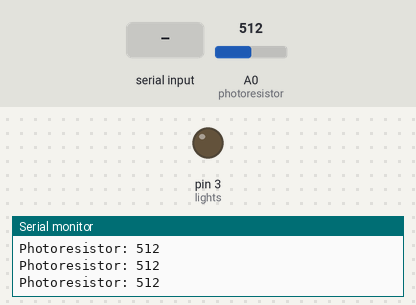
A sketch run on a simulated Arduino Uno, built with avr-gcc and run on an emulated ATmega328P. Parts: output pins drawn as LEDs (lit = HIGH), the last lines printed to the serial monitor. Inputs (shaded band) come from the test bench; at power-on: A0 (photoresistor) = 512.

Above: at 1.2 s.
1.3 s: A0 (photoresistor) set to 22
4.3 s: A0 (photoresistor) set to 18
At 5.1 s:
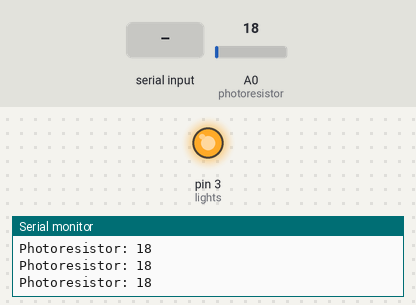
5.8 s: "90,45\n" received over Serial
At 7.1 s:
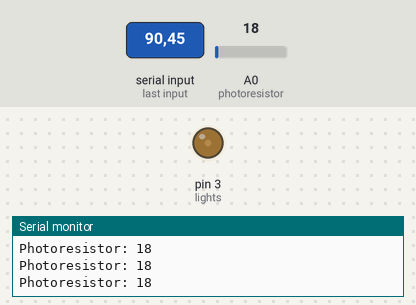
8.8 s: "30,150\n" received over Serial
At 10.5 s:
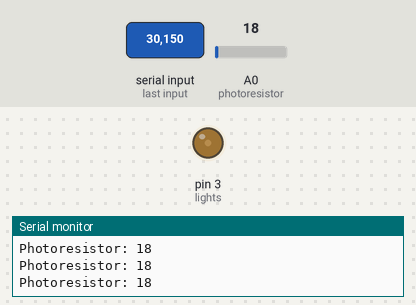
11.8 s: "5\n" received over Serial
At 13.8 s:
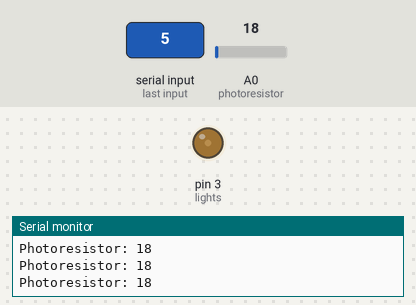
14.8 s: "200\n" received over Serial
At 17.2 s:
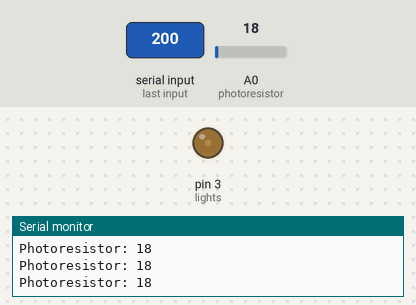
Timing chart, 0 to 18.7 s (numbered marks = the images above; inputs shaded):
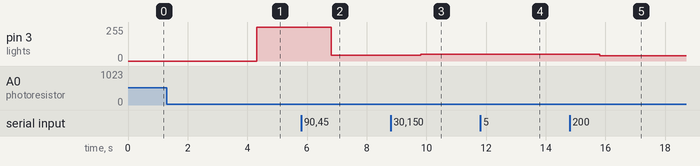

Measured:
- the behaviour switches between 21 and 20 on A0 (photoresistor) (found by bisection; images 0 and 1)
- after the input at 4.3 s, pin 3 (lights): 0/255 → 255/255 at once
- after the input at 5.8 s, pin 3 (lights): 255/255 → 45/255 after 1.0 s
- after the input at 8.8 s, pin 3 (lights): 45/255 → 49/255 after 1.0 s
- after the input at 11.8 s, pin 3 (lights): 49/255 → 50/255 after 1.0 s
- after the input at 14.8 s, pin 3 (lights): 50/255 → 39/255 after 1.0 s

The sketch:

ElectricalArduino.ino
```cpp
/*Joshua Liu
Arduino - Python Electrical
*/
#define photoresistor A0

String message = "";
int brightness = 0;
int lights = 3;

bool isDark = false;

void setup() {
  Serial.begin(9600);
  pinMode(photoresistor, INPUT);
  pinMode(lights, OUTPUT);
  digitalWrite(lights, LOW);
}

void loop() {
  Serial.println("Photoresistor: " + String(analogRead(photoresistor)));
  if(analogRead(photoresistor) <= 20){
    if (!isDark){
      digitalWrite(lights, HIGH);
      isDark = true;
    }
  }else{
    isDark = false;
  }
  if(Serial.available()) {
    String data = Serial.readString();// Reads the serial data sent from the Python code
    brightness = map(data.toInt(), 0, 900, 50, 0);
    message = "Brightness: " + String(brightness);
    analogWrite(lights, brightness);
    delay(1000);
    Serial.println("Brightness: " + String(brightness));
  }
}
```
